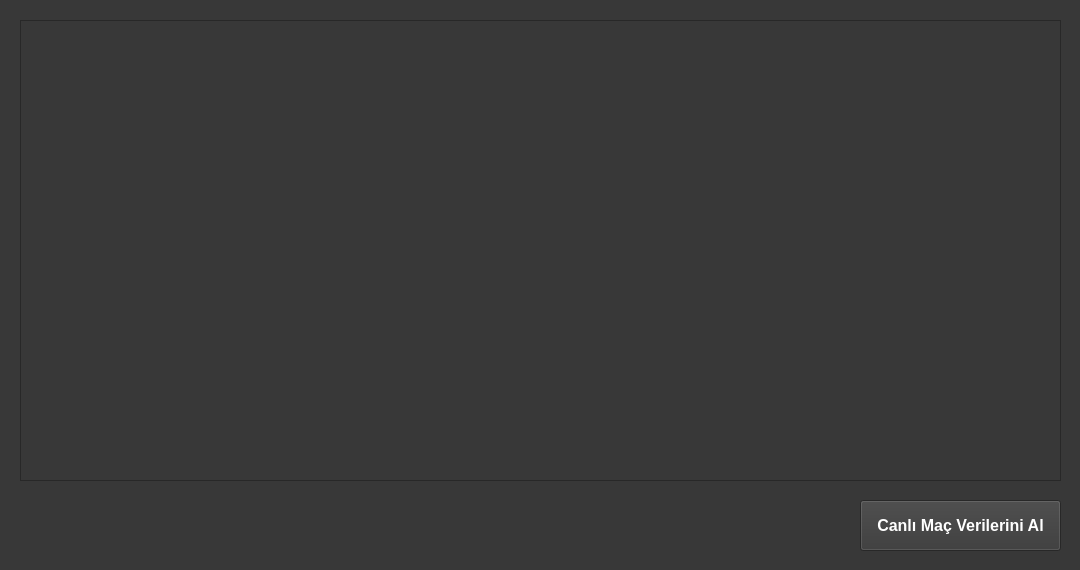
<?xml version="1.0" encoding="UTF-8"?>
<ui version="4.0">
 <class>MainWindow</class>
 <widget class="QMainWindow" name="MainWindow">
  <property name="geometry">
   <rect>
    <x>0</x>
    <y>0</y>
    <width>1080</width>
    <height>570</height>
   </rect>
  </property>
  <property name="minimumSize">
   <size>
    <width>1080</width>
    <height>570</height>
   </size>
  </property>
  <property name="maximumSize">
   <size>
    <width>1080</width>
    <height>570</height>
   </size>
  </property>
  <property name="windowTitle">
   <string>MainWindow</string>
  </property>
  <property name="styleSheet">
   <string notr="true">* {
	background-color: #383838;
	color: #fff;
	outline: none;
}

*:focus {
	outline: none;
}</string>
  </property>
  <widget class="QWidget" name="centralwidget">
   <widget class="QPushButton" name="pbtnGetLiveMatches">
    <property name="geometry">
     <rect>
      <x>860</x>
      <y>500</y>
      <width>201</width>
      <height>51</height>
     </rect>
    </property>
    <property name="font">
     <font>
      <pointsize>12</pointsize>
      <bold>true</bold>
     </font>
    </property>
    <property name="cursor">
     <cursorShape>PointingHandCursor</cursorShape>
    </property>
    <property name="text">
     <string>Canlı Maç Verilerini Al</string>
    </property>
   </widget>
   <widget class="QTableView" name="tblvwLiveMatches">
    <property name="geometry">
     <rect>
      <x>20</x>
      <y>20</y>
      <width>1041</width>
      <height>461</height>
     </rect>
    </property>
    <property name="contextMenuPolicy">
     <enum>Qt::ContextMenuPolicy::CustomContextMenu</enum>
    </property>
    <property name="styleSheet">
     <string notr="true">QTableView {
	background-color: #383838;
	color: #fff;
	border: 1px solid #282828;
	padding: 4px;
}

QTableView::item::selected {
	background-color: #484848;
}

QHeaderView {
	border: none;
	background-color: #383838;
	color: #000;
	font: 700 12pt &quot;Arial&quot;;
}

QHeaderView:section {
	background-color: #383838;
	color: #fff;
	font: 700 12pt &quot;Arial&quot;;
}

QTableCornerButton::section {
	background-color: #383838;
}</string>
    </property>
    <property name="editTriggers">
     <set>QAbstractItemView::EditTrigger::NoEditTriggers</set>
    </property>
    <property name="selectionMode">
     <enum>QAbstractItemView::SelectionMode::SingleSelection</enum>
    </property>
    <attribute name="horizontalHeaderStretchLastSection">
     <bool>true</bool>
    </attribute>
   </widget>
   <widget class="QLabel" name="lblMessage">
    <property name="geometry">
     <rect>
      <x>20</x>
      <y>500</y>
      <width>831</width>
      <height>51</height>
     </rect>
    </property>
    <property name="font">
     <font>
      <pointsize>12</pointsize>
      <bold>true</bold>
     </font>
    </property>
    <property name="styleSheet">
     <string notr="true">background: none; color: #f9f1a5;</string>
    </property>
    <property name="text">
     <string/>
    </property>
    <property name="alignment">
     <set>Qt::AlignmentFlag::AlignLeading|Qt::AlignmentFlag::AlignLeft|Qt::AlignmentFlag::AlignTop</set>
    </property>
   </widget>
  </widget>
 </widget>
 <resources/>
 <connections/>
</ui>
